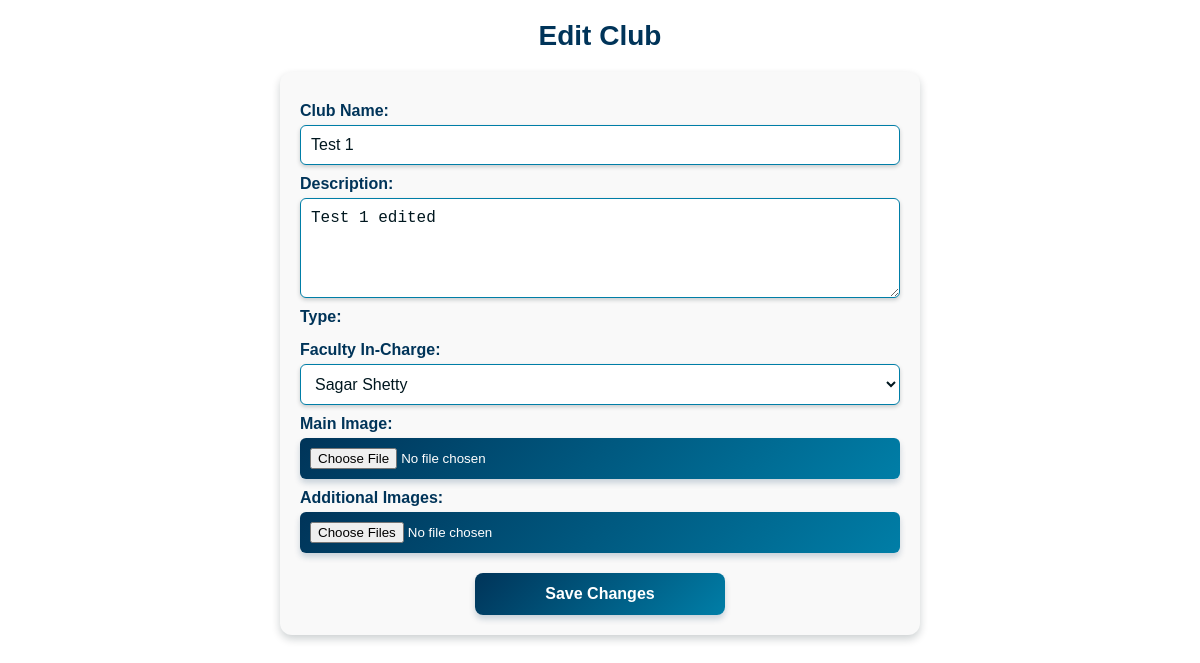
/committees/club/1/edit/ (signed in), run on an earlier commit of the app's database.
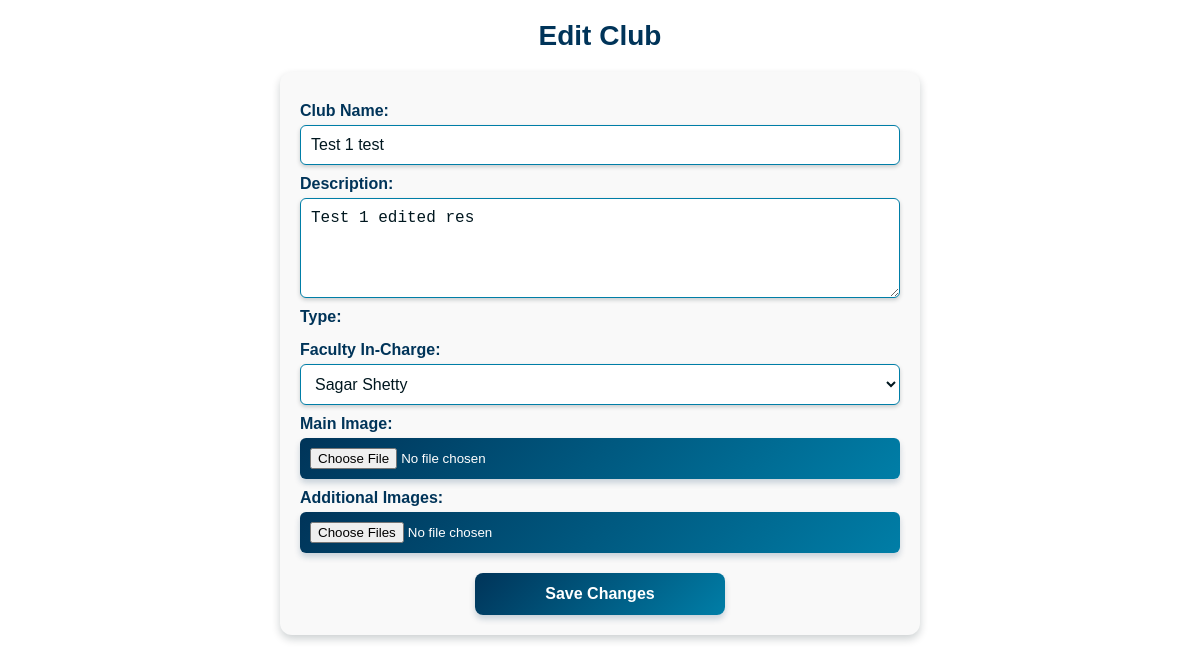
And on a later commit of the database.
### committees/models.py (models this page shows, shortened)
class Associations(models.Model):
    ROLE_CHOICES = (
        ('committees', 'Committees'),
        ('clubs', 'Clubs')
    )
    STATUS_CHOICES = (
        ('pending', 'Pending Approval'),
        ('approved', 'Approved'),
        ('rejected', 'Rejected'),
        ('delete_pending', 'Delete Request Pending'),
    )
    id = models.AutoField(primary_key=True)
    name = models.CharField(max_length=255)
    description = models.TextField()
    type = models.CharField(max_length=15, choices=ROLE_CHOICES)
    faculty_incharge = models.ForeignKey('faculty.Faculty', on_delete=models.CASCADE)
    created_by = models.ForeignKey('members.CoreMember', on_delete=models.CASCADE, null=True, blank=True)
    created_at = models.DateTimeField(auto_now_add=True)
    image = models.ImageField(upload_to='association_images/', null=True, blank=True)
    status = models.CharField(max_length=15, choices=STATUS_CHOICES, default='pending')

### faculty/models.py (models this page shows, shortened)
class Faculty(models.Model):
    id = models.OneToOneField(UserProfile, on_delete=models.CASCADE, primary_key=True)
    department = models.CharField(max_length=100)
    designation = models.CharField(max_length=100,null=True,blank=True)
    locked_dates = models.JSONField(null=True,blank=True)
    permissions = models.JSONField(default=list,null=True,blank=True)

### Login/models.py (models this page shows, shortened)
class UserProfile(models.Model):
    ROLE_CHOICES = (
        ('faculty', 'Faculty'),
        ('core_member', 'Core Member'),
        ('member', 'Member'),
        ('non_participating', 'Non Participating')
    )
    id = models.OneToOneField(settings.AUTH_USER_MODEL, on_delete=models.CASCADE, primary_key=True)
    ssv_id = models.IntegerField(null=True, blank=True, unique=True)  # New field
    full_name = models.CharField(max_length=255)
    role = models.CharField(max_length=20, choices=ROLE_CHOICES,default='non_participating')
    profile_picture = models.ImageField(upload_to='profile_pics/', default='profile_pics/default.jpg',null=True, blank=True)
    created_at = models.DateTimeField(auto_now_add=True)
    updated_at = models.DateTimeField(auto_now=True)

### committees/views.py (the view, shortened to what this page needs)
# urls.py: path('club/<int:pk>/edit/', views.edit_club_committee, name='edit_club_committee'),
@login_required
def edit_club_committee(request, pk):
    association = get_object_or_404(Associations, pk=pk)
    if request.user.userprofile.role != 'core_member' or association.created_by.id != request.user.userprofile:
        return HttpResponse("You do not have permission to edit this club/committee")
    faculties = Faculty.objects.all()
    template = 'committees/edit_club.html' if association.type == 'clubs' else 'committees/edit_committee.html'
    return render(request, template, {'association': association, 'faculties': faculties})

### committees/templates/committees/edit_club.html (shortened to what this page needs)
{% load static %}
<link rel="stylesheet" href="{% static 'css/edit_club.css' %}">
<h2>Edit Club</h2>
<form method="post" enctype="multipart/form-data">
    <label for="name">Club Name:</label>
    <input type="text" name="name" value="{{ association.name }}" required>
    <label for="description">Description:</label>
    <textarea name="description">{{ association.description }}</textarea>
    <label for="type">Type:</label>
    <label for="faculty_incharge">Faculty In-Charge:</label>
    <select name="faculty_incharge">
        {% for faculty in faculties %}
        <option value="{{ faculty.id.ssv_id }}" {% if association.faculty_incharge == faculty %}selected{% endif %}>
            {{ faculty.id.full_name }}
        </option>
        {% endfor %}
    </select>
    <label for="image">Main Image:</label>
    <input type="file" name="image">
    <label for="images">Additional Images:</label>
    <input type="file" name="images" multiple>
    <button type="submit">Save Changes</button>
</form>

What changed in the data, as far as the page shows it:
changed Associations "Sagar Shetty": name "Test 1" → "Test 1 test"; description "Test 1 edited" → "Test 1 edited res"
